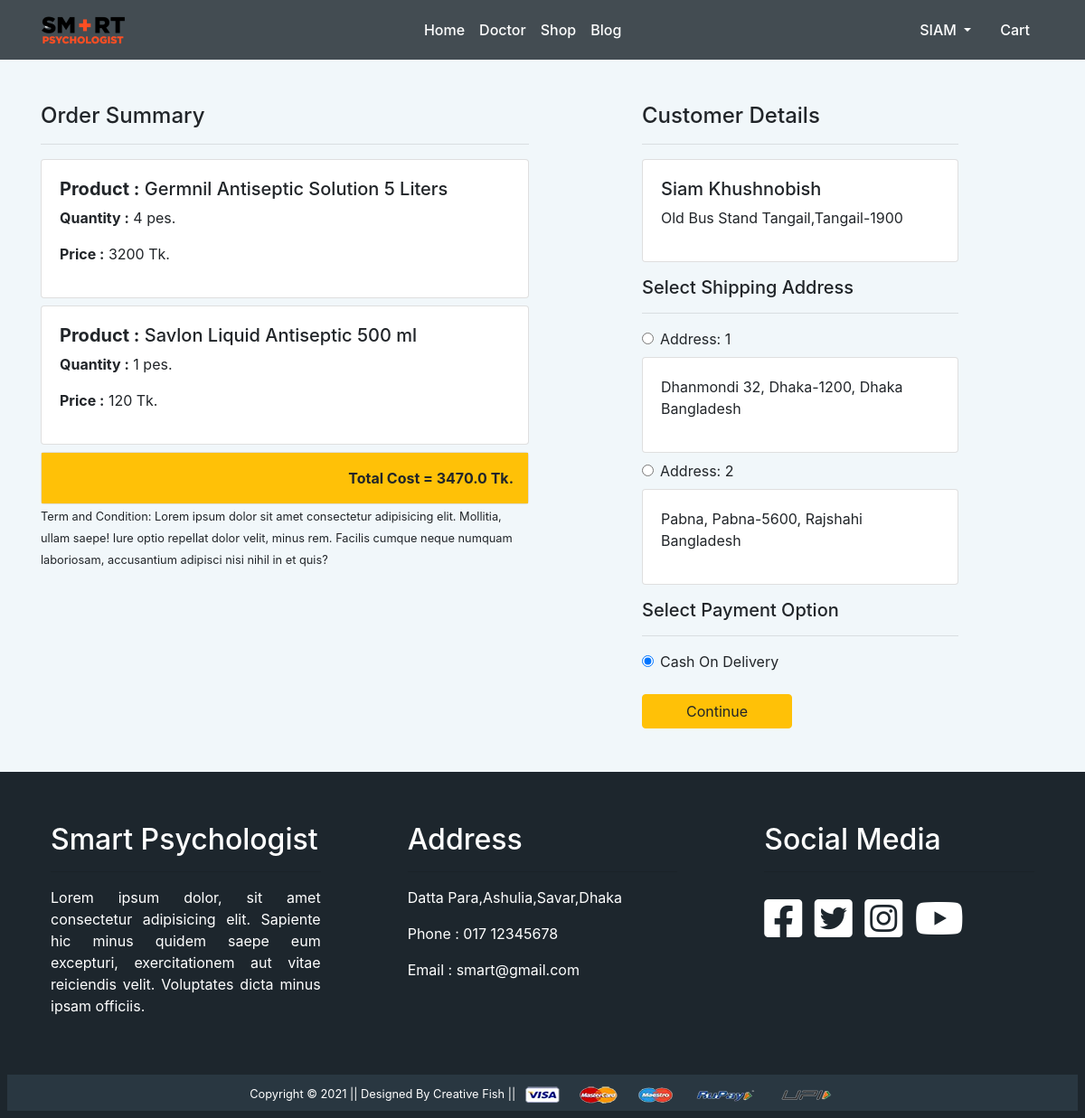
The app's page /checkout/ (signed in) with its own data.
### ecoshop/models.py (models this page shows, shortened)
class Cart(models.Model):
    user = models.ForeignKey(User,on_delete=models.CASCADE)
    product = models.ForeignKey(ProductDetails,on_delete=models.CASCADE)
    quantity = models.PositiveIntegerField(default=1)
    @property
    def total_cost(self):
        if self.product.discount_price:
            price = self.product.discount_price
        else:
            price = self.product.product_price
        return self.quantity * price

class ProductDetails(models.Model):
    product_name = models.CharField(max_length=100,default='')
    product_price = models.PositiveIntegerField(default=0)
    discount_price = models.PositiveIntegerField(blank=True,null=True)
    product_category = models.ForeignKey(ProductCategory, on_delete=models.CASCADE)
    product_description = models.TextField(max_length=1000,default='')
    product_image = models.ImageField(upload_to='uploads/product_images/', blank=True, null=True)

### useraccount/models.py (models this page shows, shortened)
class Customer(models.Model):
    user = models.ForeignKey(User,on_delete=models.CASCADE)
    name = models.CharField(max_length=100,default='')
    phone_number = models.CharField(max_length=20,default='')
    address = models.CharField(max_length=100,default='')
    division = models.CharField(max_length=100,default='')
    city = models.CharField(max_length=100,default='')
    zip_code = models.IntegerField(null=True)
    profile_image = models.ImageField(upload_to='uploads/profile_images/', blank=True, null=True)

class DeliveryAddress(models.Model):
    user = models.ForeignKey(User,on_delete=models.CASCADE)
    home_address = models.CharField(max_length=100,default='')
    division = models.CharField(max_length=100,default='')
    district = models.CharField(max_length=100,default='')
    city = models.CharField(max_length=100,default='')
    zip_code = models.IntegerField(null=True)

### ecoshop/views.py (the view)
# urls.py: path('checkout/',eco_views.CheckoutView.as_view(), name='checkout'),
class CheckoutView(View):
    def get(self,request):
        if request.user.is_authenticated:
            user = request.user
            profile = Customer.objects.filter(user=user)
            adrs = DeliveryAddress.objects.filter(user=user)
            cart_item = Cart.objects.filter(user=user)
            amount=0.0
            totalamount = 0.0
            shippingcost = 150
            cart_product = [cart_item for cart_item in Cart.objects.all() if cart_item.user == request.user ]
            if cart_product:
                for p in cart_product:
                    if p.product.discount_price:
                        price = p.product.discount_price
                    else:
                        price = p.product.product_price
                    pro_amount = (p.quantity * price)
                    amount += pro_amount
                totalamount = amount+shippingcost
            return render(request,'ecoshop/checkout.html',{'cart_item':cart_item,'profile':profile,'adrs':adrs,'totalamount':totalamount})
        else:
            return redirect('/account/login/')

### ecoshop/templates/ecoshop/checkout.html (shortened to what this page needs)
{% extends 'core/base.html' %}
{% load static %}
{% block main-content %}
<div class="container">
  <div class="row mt-5">
    <div class="col-sm-6">
      <h4>Order Summary</h4>
      <hr>
      {% for cart in cart_item %}
      <div class="card mb-2">
        <div class="card-body">
          <h5><strong>Product :</strong> {{cart.product.product_name}}</h5>
          <p><strong>Quantity :</strong> {{cart.quantity}} pes.</p>
          <p class="fw-bold"><strong>Price :</strong> {{cart.total_cost}} Tk.</p>
        </div>
      </div>
      {% endfor %}
      <div class="card">
        <div class="card-body text-right bg-warning p-3">
          <p class="font-weight-bold m-0">Total Cost = {{totalamount}} Tk.</p>
        </div>
      </div>
      <small>Term and Condition: Lorem ipsum dolor sit amet consectetur adipisicing elit. Mollitia, ullam saepe! Iure
        optio repellat dolor velit, minus rem. Facilis cumque neque numquam laboriosam, accusantium adipisci nisi nihil
        in et quis?</small>
    </div>
    <div class=" col-sm-4 offset-sm-1">
      {% if profile %}
      <h4>Customer Details</h4>
      <hr>
      <form action="/paymentdone">
        {% for pro in profile %}
        <div class="card">
          <div class="card-body">
            <h5>{{pro.name}}</h5>
            <p>{{pro.address}},{{pro.city}}-{{pro.zip_code}} </p>
          </div>
        </div>
        {% endfor %}
        {% if adrs %}
        <h5 class="mt-3">Select Shipping Address</h5>
        <hr>
        {% for adrs in adrs %}
        <div class="form-check my-2">
          <input class="form-check-input" type="radio" name="ardsid" value="{{adrs.id}}" id="adrsid{{forloop.counter}}"
            required>
          <label class="form-check-label fw-bold" for="adrsid{{forloop.counter}}">
            Address: {{forloop.counter}} </label>
        </div>
        <div class="card">
          <div class="card-body">
            <p>{{adrs.home_address}}, {{adrs.city}}-{{adrs.zip_code}}, {{adrs.division}} Bangladesh </p>
          </div>
        </div>
        {% endfor %}
        {% else %}
        <div class="alert alert-info mt-5" role="alert">
          Pleace add your delivery address !
          <strong><a href="{% url 'deliveryaddress' %}">Add Delivery Address</a></strong>
        </div>
        {% endif %}
        <h5 class="mt-3"> Select Payment Option</h5>
        <hr>
        <div class="form-check my-2">
          <input class="form-check-input" type="radio" name="cashondelivery" value="Cash On Delivery" id="cod" required
            checked>
          <label class="form-check-label fw-bold" for="cod">
            Cash On Delivery </label>
        </div>
        <div class="text-end">
          {% if adrs %}
          <button type="submit" class="btn btn-warning mt-3 px-5 fw-bold">Continue</button>
          {% else %}
          <small class="d-block text-warning">Please add your address first</small>
          <a class="btn btn-warning mt-3 px-5 fw-bold">Continue</a>
          {% endif %}
        </div>
      </form>
    </div>
    {% else %}
    <div class="alert alert-info mt-5" role="alert">
      Pleace update your profile than comfirm your order! <strong><a href="{% url 'updateprofile' %}">Update
          Profile</a></strong>
    </div>
    {% endif %}
  </div>
</div>
{% endblock main-content %}

### core/templates/core/base.html (shortened to what this page needs)
<!DOCTYPE html>
{% load static %}
<html lang="en">
<head>
    <link rel="stylesheet" href="https://maxcdn.bootstrapcdn.com/bootstrap/4.0.0/css/bootstrap.min.css"
 />
    <link rel="stylesheet" href="https://use.fontawesome.com/releases/v5.15.3/css/all.css"
>
    <link rel="stylesheet" href="{% static 'core/css/style.css' %}">
</head>
<body>
    {% include 'core/navbar.html' %}
    {% block main-content %}{% endblock main-content %}
    {% include 'core/footer.html' %}
</body>
</html>

### core/templates/core/navbar.html (shortened to what this page needs)
{% load static %}
<nav class="navbar navbar-expand-lg navbar-light bg-light sticky-top" id="smrat_navbar">
     <div class="container">
          <a class="navbar-brand" href="{% url 'home' %}"><img src="{% static 'core/images/logo.png' %}" alt=""
                    srcset=""></a>
          <div class="collapse navbar-collapse" id="navbarSupportedContent">
               <ul class="navbar-nav mx-auto">
                    <li class="nav-item {{home_active}}">
                         <a class="nav-link" href="{% url 'home' %}">Home <span class="sr-only">(current)</span></a>
                    </li>
                    <li class="nav-item {{doctor_active}}">
                         <a class="nav-link" href="{% url 'doctor' %}">Doctor</a>
                    </li>
                    <li class="nav-item {{shop_active}}">
                         <a class="nav-link" href="{% url 'shop' %}">Shop</a>
                    </li>
                    <li class="nav-item {{blog_active}}">
                         <a class="nav-link" href="{% url 'blog' %}">Blog</a>
                    </li>
               </ul>
               <div>
                    <ul class="navbar-nav mx-auto mb-2 mb-lg-0">
                         {% if request.user.is_authenticated %}
                         <li class="nav-item dropdown mx-2 {{user_active}}">
                              <a class="nav-link dropdown-toggle text-uppercase" href="#" id="navbarDropdown"
                                   role="button" data-toggle="dropdown" aria-haspopup="true" aria-expanded="false">
                                   {{user}}
                              </a>
                         </li>
                         <li class="nav-item mx-2 {{cart_active}}">
                              <a href="{% url 'cart' %}" class="nav-link text-white"> Cart </a>
                         </li>
                         {% endif %}
                    </ul>
               </div>
          </div>
     </div>
</nav>

### core/templates/core/footer.html
{% load static %}
<footer class="container-fluid p-2 mt-5" style="background-color: #1d262d;">
    <div class="container-fluid text-white">
        <div class="row">
            <div class="col-md-4 p-5 text-justify">
                <h2>Smart Psychologist</h2>
                <hr>
                <p class="fp">Lorem ipsum dolor, sit amet consectetur adipisicing elit. Sapiente hic minus quidem
                    saepe eum
                    excepturi, exercitationem aut vitae reiciendis velit. Voluptates dicta minus ipsam officiis.</p>
            </div>
            <div class="col-md-4 p-5">
                <h2>Address</h2>
                <hr>
                <p class="fp">
                    Datta Para,Ashulia,Savar,Dhaka
                </p>
                <p class="fp">Phone : 017 12345678</p>
                <p class="fp">Email : smart@gmail.com</p>
            </div>
            <div class="col-md-4 p-5">
                <h2>Social Media</h2>
                <hr>
                <div class="social">
                    <span style="font-size: 3em;">
                        <i class="fab fa-facebook-square"></i>
                    </span>
                    <span style="font-size: 3em;">
                        <i class="fab fa-twitter-square"></i>
                    </span>
                    <span style="font-size: 3em;">
                        <i class="fab fa-instagram-square"></i>
                    </span>
                    <span style="font-size: 3em;">
                        <i class="fab fa-youtube"></i>
                    </span>
                </div>
            </div>
        </div>
    </div>
    <div class="div text-center p-2" style="background-color: rgba(55,73,87,0.5);">
        <small class="text-white">Copyright &copy; 2021 || Designed By Creative Fish
            || </small>
        <img src="{% static 'core/images/payment.png' %}" alt="" srcset="" class="img-fluid" height="2px">
    </div>
</footer>

### core/static/core/css/style.css (style rules this page uses)
body { background-color: #f1f7fa !important; }
.navbar-light { background-color: #1d262dd0 !important; color: white; }
.navbar ul li a { color: white !important; font-weight: 500; }

### records on screen
Cart: product.product_name "Germnil Antiseptic Solution 5 Liters", quantity "4", total_cost "3200"
Cart: product.product_name "Savlon Liquid Antiseptic 500 ml", quantity "1", total_cost "120"
Customer: name "Siam Khushnobish", address "Old Bus Stand Tangail", city "Tangail", zip_code "1900"
DeliveryAddress: home_address "Dhanmondi 32", city "Dhaka", zip_code "1200", division "Dhaka"
DeliveryAddress: home_address "Pabna", city "Pabna", zip_code "5600", division "Rajshahi"

### other values on screen
{{ user }} "SIAM"
{{ totalamount }} "3470.0"
